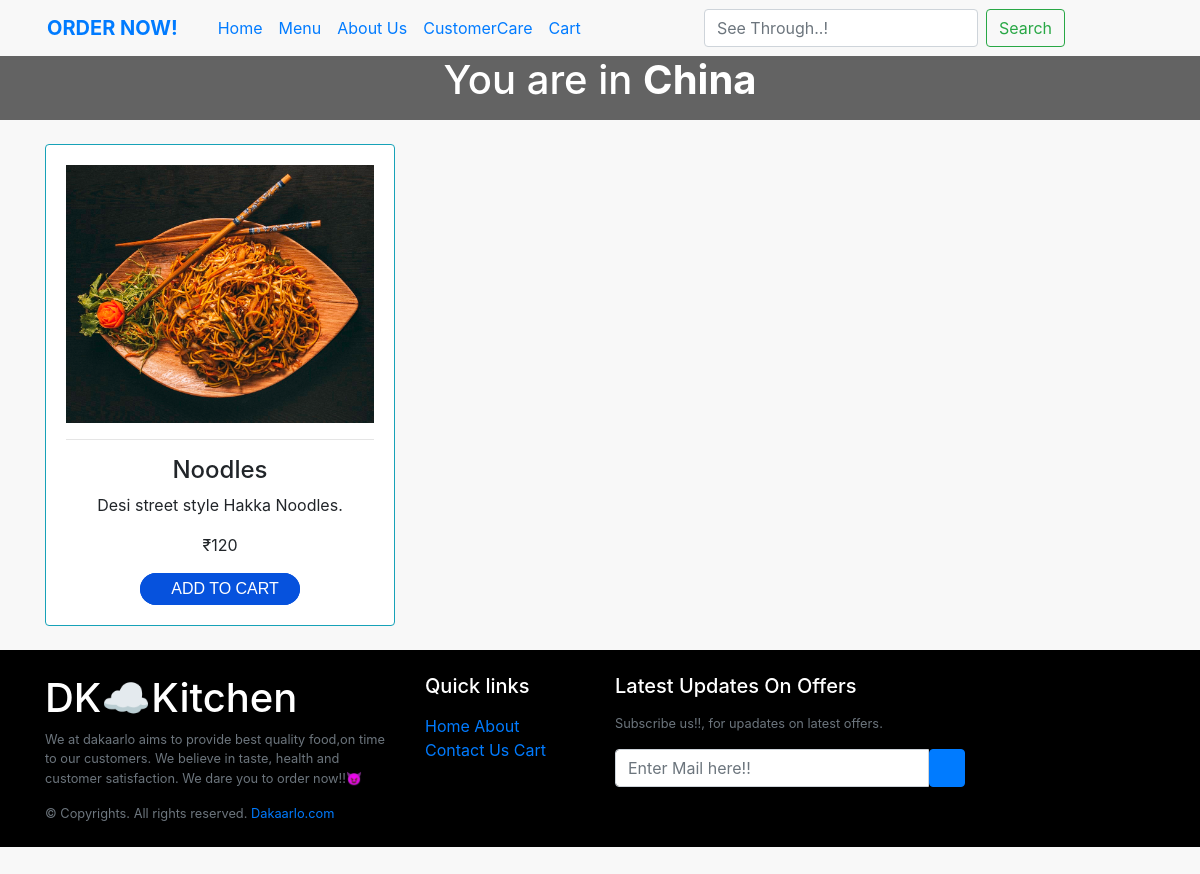
The app's page /chinese/, older data.
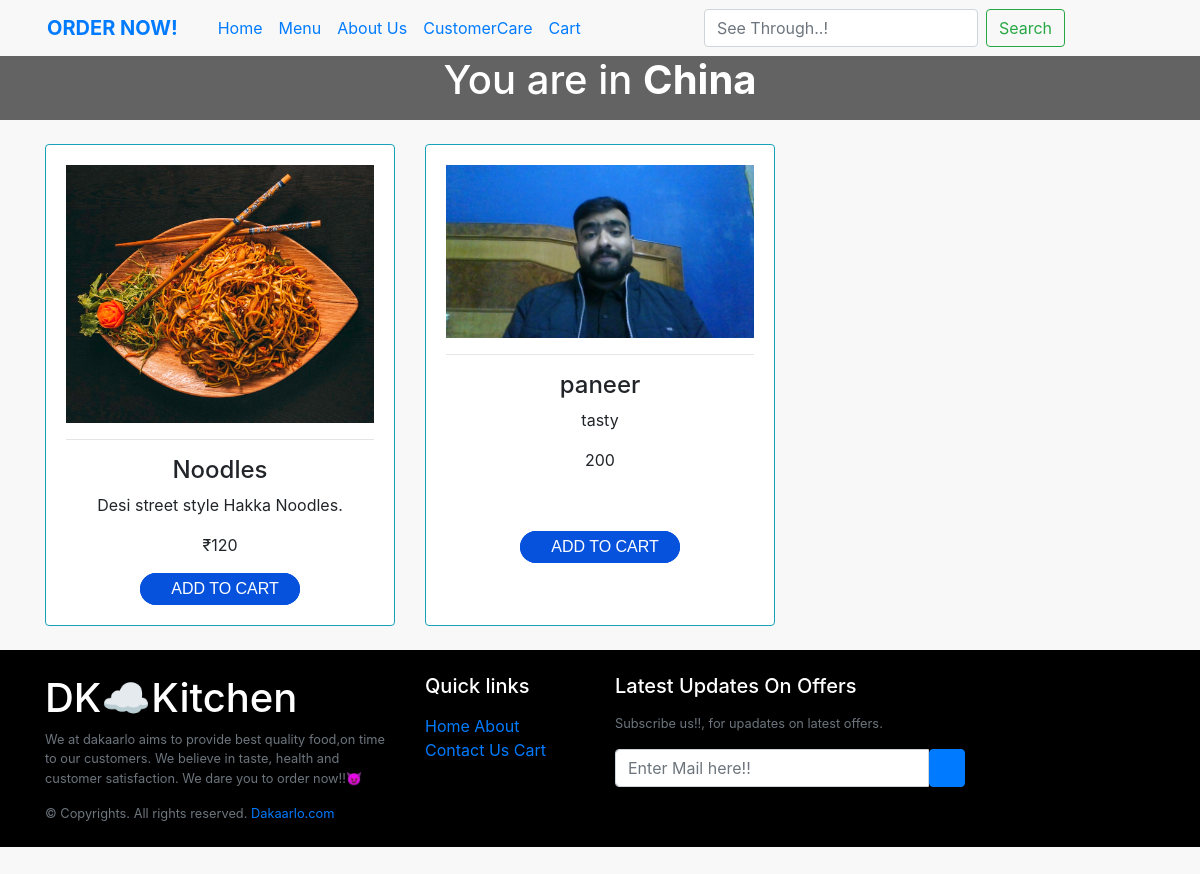
The same page, newer data.
### Services/models.py (models this page shows)
class Chinese(models.Model):
    product_id = models.BigAutoField(primary_key=True)
    chinese_icon = models.ImageField(upload_to="imgs/", default=None)
    chinese_name = models.CharField(max_length=50, default=None)
    chinese_price = models.CharField(max_length=50, default=None)
    chinese_des = models.TextField()

### dakaarlo_kitchen/views.py (the view)
# urls.py: path('chinese/', views.chinese, name="chinese"),
def chinese(request):
    servicedata = Chinese.objects.all()
    data = {
        'servicedata':servicedata
    }
    return render(request, "chinese.html", data)

### templates/chinese.html (shortened to what this page needs)
{% block content %}
    {% include "header.html" %}
    <div id="introCarousel" class="carousel slide carousel-fade shadow-2-strong" data-mdb-ride="carousel">
        <div class="carousel-inner">
            <div class="carousel-item active">
                <div class="mask" style="background-color: rgba(0, 0, 0, 0.6);">
                    <div class="d-flex justify-content-center align-items-center h-100">
                        <div class="text-white text-center">
                            <h1 class="mb-3">You are in <b>China</b></h1>
                        </div>
                    </div>
                </div>
            </div>
        </div>
    </div>
    <br>
    <div class="container">
        <div class="row text-center">
            {% for product in servicedata %}
                <div class="col-md-4">
                    <div class="card card-body h-100 border-info">
                        <img src="/media/{{ product.chinese_icon }}" class="img fluid">
                        <hr>
                        <h4>{{ product.chinese_name }}</h4>
                        <p>{{ product.chinese_des }}</p>
                        <p>{{ product.chinese_price }}</p>
                        <div class="center-button">
                            <button data-product="{{ product.id }}" data-action="add" class="addtocart update-cart">
                                <div class="pretext">
                                     ADD TO CART
                                </div>
                            </button>
                        </div>
                    </div>
                </div>
            {% endfor %}
        </div>
    </div>
    <div>
        <br>
    </div>
    {% include "footer.html" %}
{% endblock %}

### templates/header.html (shortened to what this page needs)
{% load static %}
<!DOCTYPE html>
<html>
<head>
	<link rel="stylesheet" href="https://stackpath.bootstrapcdn.com/bootstrap/4.3.1/css/bootstrap.min.css">
  <link rel="stylesheet" href="/static/css/menu.css">
</head>
<body>
    <header>
        <nav class="navbar navbar-expand-lg d-none d-lg-block" style="z-index: 2000;">
          <div class="container-fluid">
            <a class="navbar-brand nav-link" href="/user/signup">
              <strong>ORDER NOW!</strong>
            </a>
            <div class="collapse navbar-collapse" id="navbarExample01">
              <ul class="navbar-nav me-auto mb-2 mb-lg-0">
                <li class="nav-item active">
                  <a class="nav-link" aria-current="page" href="/">Home</a>
                </li>
                <li class="nav-item">
                  <a class="nav-link" href="/user/signup">Menu</a>
                </li>
                <li class="nav-item">
                  <a class="nav-link" href="/about">About Us</a>
                </li>
                <li class="nav-item">
                  <a class="nav-link" href="/cuscare">CustomerCare</a>
                </li>
                <li class="nav-item">
                  <a class="nav-link" href="/cart">Cart</a>
                </li>
              </ul>
              <div class="collapse navbar-collapse justify-content-end" id="navbarSupportedContent">
                <ul class="navbar-nav ">
                <li class="nav-item">
                  <form class="d-flex"> <input class="form-control mr-2" type="search" placeholder="See Through..!" aria-label="search"> <button class="btn btn-outline-success" type="submit">Search</button> </form>
                </li>
                </ul>
              </div>
              <ul class="navbar-nav list-inline">
                <li class="">
                  <a class="nav-link" href="https://www.youtube.com/channel/UC5CF7mLQZhvx8O5GODZAhdA" rel="nofollow"
                    target="_blank">
                  </a>
                </li>
                <li class="">
                  <a class="nav-link" href="https://www.facebook.com/mdbootstrap" rel="nofollow" target="_blank">
                  </a>
                </li>
                <li class="nav-item">
                  <a class="nav-link" href="https://twitter.com/MDBootstrap" rel="nofollow" target="_blank">
                  </a>
                </li>
                <li class="nav-item">
                  <a class="nav-link" href="https://github.com/mdbootstrap/mdb-ui-kit" rel="nofollow" target="_blank">
                  </a>
                </li>
              </ul>
            </div>
          </div>
        </nav>
      </header>

### templates/footer.html (shortened to what this page needs)
<footer class="footer" style="background-color: rgba(0, 0, 0)">
    <div class="container py-4">
        <div class="row gy-4 gx-5">
            <div class="col-lg-4 col-md-6">
                <h5 class="h1 text-white">DK☁️Kitchen</h5>
                <p class="small text-muted">We at dakaarlo aims to provide best quality food,on time to our customers. We believe in taste, health and customer satisfaction. We dare you to order now!!😈</p>
                <p class="small text-muted mb-0">&copy; Copyrights. All rights reserved. <a class="text-primary" href="/">Dakaarlo.com</a></p>
            </div>
            <div class="col-lg-2 col-md-6">
                <h5 class="text-white mb-3">Quick links</h5>
                <ul class="list-unstyled text-muted">
                    <li><a href="/">Home</a></li>
                    <li><a href="/about">About</a></li>
                    <li><a href="/cuscare">Contact Us</a></li>
                    <li><a href="/cart">Cart</a></li>
                </ul>
            </div>
            <div class="col-lg-4 col-md-6">
                <h5 class="text-white mb-3">Latest Updates On Offers</h5>
                <p class="small text-muted">Subscribe us!!, for upadates on latest offers.</p>
                <form action="#">
                    <div class="input-group mb-3">
                        <input class="form-control" type="text" placeholder="Enter Mail here!!" aria-label="Recipient's username" aria-describedby="button-addon2">
                        <button class="btn btn-primary" id="button-addon2" type="button"></button>
                    </div>
                </form>
            </div>
        </div>
    </div>
</footer>
</body>
</html>

### static/css/menu.css (style rules this page uses)
body { background-color:#F8F8F8!important; }
ul { padding: 0; list-style-type: none; }
.social-links ul, li { list-style-type:none; display: inline-block; }
body { background: #2a2e32; padding-bottom: 120px; }
.addtocart { display:block; padding:0.5em 1em 0.5em 1em; border-radius:100px; border:none; font-size:1em; position:relative; background:#0652DD; cursor:pointer; height:2em; width:10em; overflow:hidden; transition:transform 0.1s; z-index:1; }
.pretext { color:#fff; background:#0652DD; position:absolute; top:0; left:0; height:100%; width:100%; display:flex; justify-content:center; align-items:center; font-family: 'Quicksand', sans-serif; }
.center-button { display: flex; flex-direction: column; align-items: center; justify-content: center; height: 100%; }

Row changes from the older to the newer data that the page shows:
added Chinese: chinese_icon (picture), chinese_name "paneer", chinese_des "tasty", chinese_price "200"
